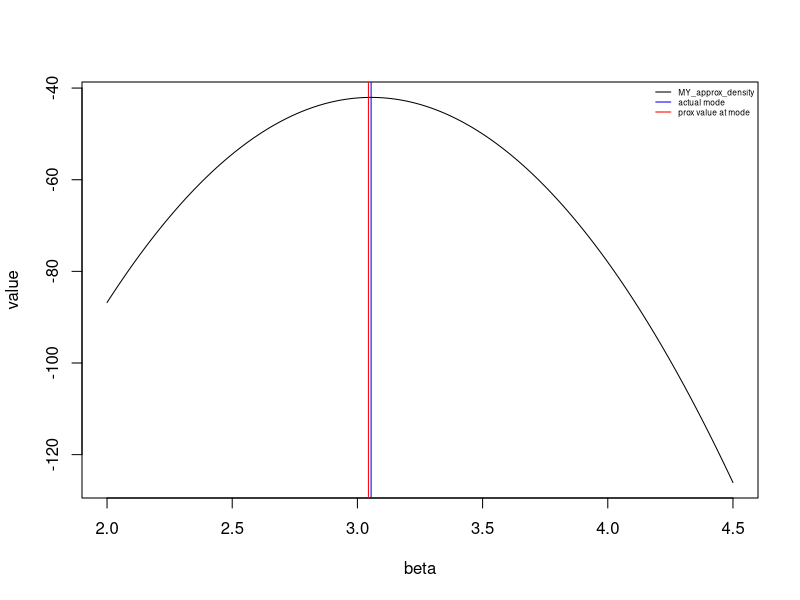
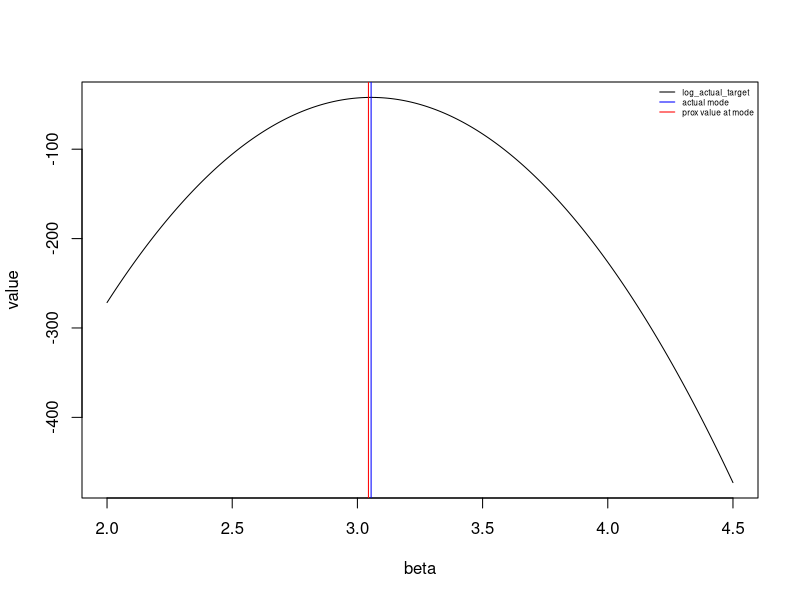
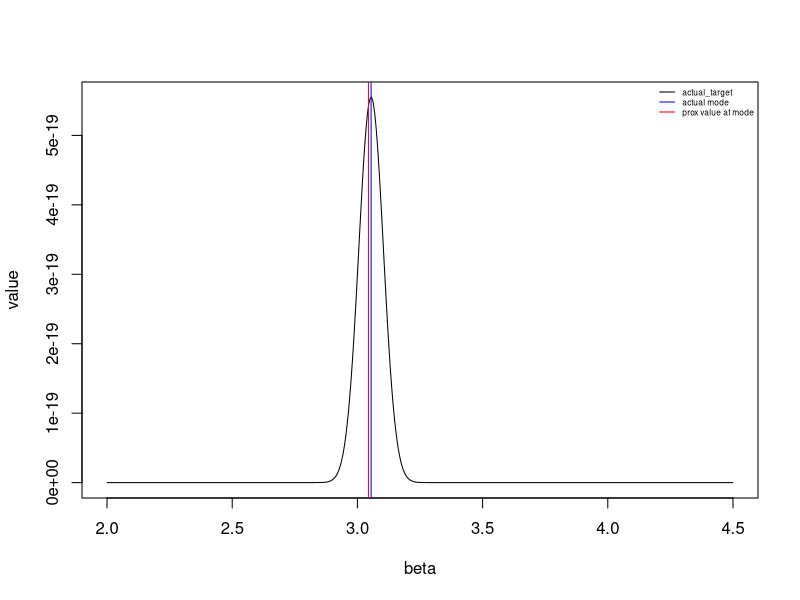

These figures' R source, in order:
### One dimensional Bayesian Lasso

set.seed(123)
beta_par <- 3  # true value of beta
ndata <- 100
noise_sd <- 3 
x <- seq(1, 10, length = 100)   # vector of regressors
y <- rnorm(length(x), x*beta_par, noise_sd)  # actual generated data
alpha_true <- 1  # penalty parameter
lamb_coeff <- 0.01  # coefficient of closeness
step_size <- 0.03
beta_start <- 1
iterations <- 1e4  

log_post <- function(y,beta,alpha,sigma2)  # log value of the posterior distribution
 {
  term1 <- (sum((y-x*beta)^2))/(2*sigma2)
  term2 <- (alpha*abs(beta))/sqrt(sigma2)
  value <- term1 + term2
  return(-value)
}

log_target <- function(eta,beta,lambda,y,sigma2,alpha)  # log of MY envelope
{
  dens_val <- (sum((y - x*eta)^2))/ (2*sigma2) + (alpha*abs(eta))/sqrt(sigma2) + 
                                  ((eta - beta)^2)/(2*lambda) 
  return(-dens_val)
}

prox_func <- function(beta,lambda,y,sigma2,alpha)  # function returns proximal value
{
  denom <- lambda*(sum(x^2)) + sigma2
  mu <- (lambda*(sum(x*y)) + beta*sigma2) / denom 
  temp <- (alpha*lambda*sqrt(sigma2)) / denom
  vec <- c(0, mu + temp, mu - temp)
  fun.val <- numeric(length = length(vec))
  fun.val[1] <- log_target(vec[1],beta,lambda,y,sigma2,alpha)
  fun.val[2] <- log_target(vec[2],beta,lambda,y,sigma2,alpha)
  fun.val[3] <- log_target(vec[3],beta,lambda,y,sigma2,alpha)
  index <- which.max(fun.val)
  prox <- vec[index]
  return(prox)
}

mode_fn <- function(beta,y,alpha,sigma2)    # function to calculate true mode
{
  kappa <- sum(x*y)/sum(x^2)
  mu <- (alpha*sqrt(sigma2))/sum(x^2)
  vec <- c(0, kappa + mu, kappa - mu)
  targ.val <- numeric(length = length(vec))
  targ.val[1] <- log_post(y,vec[1],alpha,sigma2)
  targ.val[2] <- log_post(y,vec[2],alpha,sigma2)
  targ.val[3] <- log_post(y,vec[3],alpha,sigma2)
  index <- which.max(targ.val)
  modal_value <- vec[index]
  return(modal_value)
}

log_gradpi <- function(beta,lambda,y,sigma2,alpha)  # gradient of log target(MY envelope)
{
  beta_prox <- prox_func(beta,lambda,y,sigma2,alpha)
  ans <-  (beta-beta_prox)/lambda
  return(-ans)
}

mymala_fn <- function(y, alpha, sigma2, lambda, iter, delta)
{
  samp.mym <- matrix(0, nrow = iter, ncol = 1)
  beta_current <- beta_start
  samp.mym[1,] <- beta_current
  wts_is_est <- numeric(length = iter)
  prox_beta_current <- prox_func(beta_current,lambda,y,sigma2,alpha)
  g_lambda_val <- log_target(prox_beta_current,beta_current,lambda,y,sigma2,alpha)
  g_val <- log_post(y,beta_current,alpha,sigma2)
  wts_is_est[1] <- g_lambda_val - g_val
  accept <- 0
  for (i in 2:iter) 
  {
    beta_next <- rnorm(1, beta_current + 
                         (delta / 2)*log_gradpi(beta_current,lambda,y,sigma2,alpha), 
                       sqrt(delta))   # proposal step
    prox_val.next <- prox_func(beta_next, lambda, y, sigma2, alpha)
    prox_val.curr <- prox_func(beta_current, lambda, y, sigma2, alpha)
    targ_val.next <- log_target(prox_val.next,beta_next,lambda,y,sigma2,alpha)
    targ_val.curr <- log_target(prox_val.curr,beta_current,lambda,y,sigma2,alpha)
    q.next_to_curr <- sum(dnorm(beta_current, beta_next + 
                                  (delta / 2)*log_gradpi(beta_next,lambda,y,sigma2,alpha),
                                sqrt(delta), log = TRUE))
    q.curr_to_next <- sum(dnorm(beta_next, beta_current + 
                                  (delta / 2)*log_gradpi(beta_current,lambda,y,sigma2,alpha),
                                sqrt(delta), log = TRUE))
    mh.ratio <- targ_val.next + q.next_to_curr - (targ_val.curr + q.curr_to_next)  # mh  ratio
    # print(mh.ratio)
    if(log(runif(1)) <= mh.ratio)
    {
      samp.mym[i,] <- beta_next
      prox_beta_next <- prox_func(beta_next,lambda,y,sigma2,alpha)
      g_val <- log_post(y,beta_next,alpha,sigma2)
      g_lambda_val <- log_target(prox_beta_next,beta_next,lambda,y,sigma2,alpha)
      wts_is_est[i] <- g_lambda_val - g_val
      accept <- accept + 1
    }
    else
    {
      samp.mym[i,] <- beta_current
      prox_beta_current <- prox_func(beta_current,lambda,y,sigma2,alpha)
      g_val <- log_post(y,beta_current,alpha,sigma2)
      g_lambda_val <- log_target(prox_beta_current,beta_current,lambda,y,sigma2,alpha)
      wts_is_est[i] <- g_lambda_val - g_val
    }
    beta_current <- samp.mym[i,]
    if(i %% 1000 == 0){
      print(i)
    }
  }
  print(accept/iter)
  object <- list(samp.mym, wts_is_est)
  return(object)
}

# MALA samples and weights
result <- mymala_fn(y=y,alpha = alpha_true,sigma2 = noise_sd^2,lambda = lamb_coeff, 
               iter = iterations, delta = step_size)

# Mode difference 
beta_samps <- as.numeric(unlist(result[[1]]))
mode_diff <- numeric(length = iterations)
for (i in 1:iterations) 
  {
    true_mode <- mode_fn(beta_samps[i],y,alpha_true,noise_sd^2)
    prox_mode <- prox_func(beta_samps[i],lamb_coeff,y,noise_sd^2,alpha_true)
    mode_diff <- prox_mode - true_mode
}

max_diff <- max(abs(mode_diff))
max_diff

#  Density functions
data_points <- 1e4
xvals <- seq(2, 4.5, length = data_points)
denvals <- numeric(length = data_points)
denvals_targ <- numeric(length = data_points)
for (i in 1:data_points) 
  {
  proxval <- prox_func(xvals[i],lamb_coeff,y,noise_sd^2,alpha_true)
  denvals[i] <- log_target(proxval,xvals[i],lamb_coeff,y,noise_sd^2,alpha_true)
  denvals_targ[i] <- log_post(y,xvals[i],alpha_true,noise_sd^2)
}

#  MY approx density
plot(xvals, denvals, type = "l", xlab = "beta", ylab = "value")
abline(v=mode_fn(beta = beta_par,y,alpha_true,noise_sd^2), col = "blue")
abline(v=prox_func(beta = beta_par,lamb_coeff,y,noise_sd^2,alpha_true), col = "red")
legend("topright", c("MY_approx_density", "actual mode", "prox value at mode"), lty = 1,
       col = c("black", "blue", "red"), cex = 0.5, bty = "n")

#  log of actual posterior density
plot(xvals, denvals_targ, type = "l", xlab = "beta", ylab = "value")
abline(v=prox_func(beta = beta_par,lamb_coeff,y,noise_sd^2,alpha_true), col = "red")
abline(v=mode_fn(beta = beta_par,y,alpha_true,noise_sd^2), col = "blue")
legend("topright", c("log_actual_target", "actual mode", "prox value at mode"), lty = 1,
       col = c("black", "blue", "red"), cex = 0.5, bty = "n")

#  Actual posterior density
plot(xvals, exp(denvals_targ), type = "l", xlab = "beta", ylab = "value")
abline(v=prox_func(beta = beta_par,lamb_coeff,y,noise_sd^2,alpha_true), col = "red")
abline(v=mode_fn(beta = beta_par,y,alpha_true,noise_sd^2), col = "blue")
legend("topright", c("actual_target", "actual mode", "prox value at mode"), lty = 1,
       col = c("black", "blue", "red"), cex = 0.5, bty = "n")
